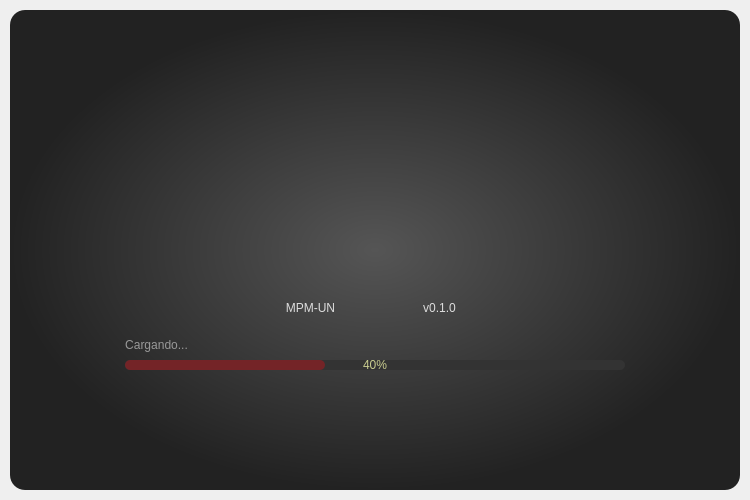
<?xml version="1.0" encoding="UTF-8"?>
<ui version="4.0">
 <class>SplashScreen</class>
 <widget class="QMainWindow" name="SplashScreen">
  <property name="geometry">
   <rect>
    <x>0</x>
    <y>0</y>
    <width>750</width>
    <height>500</height>
   </rect>
  </property>
  <property name="windowTitle">
   <string>MainWindow</string>
  </property>
  <property name="windowIcon">
   <iconset>
    <normaloff>../resources/iconos/iconos_logo/Logo_WindowIcon.svg</normaloff>../resources/iconos/iconos_logo/Logo_WindowIcon.svg</iconset>
  </property>
  <property name="styleSheet">
   <string notr="true">/*Colores primarios*/
/* 
gris oscuro		#222222		#333333		#444444
gris claro 		#999999		#DDDDDD
verde claro						#C8CC8E
vinotinto  						#742427
*/
/*Colores secundarios */
/* 
Azules  		#36C9C6		#00BDB9	#77ACA2
rojos		 	#910D3F		#C70039		#F94646
naranjas 		#D34E24		#F28123		#F7F052
*/

/* Funetes/*

/*
italic:				font: italic 9pt &quot;Ubuntu&quot;;
regular:			font: 9pt &quot;Ubuntu&quot;;
light:				font: 300 9pt &quot;Ubuntu&quot;;
medium:			font: 500 9pt &quot;Ubuntu&quot;;
bold:				font: 700 9pt &quot;Ubuntu&quot;;
*/

/****************************************************************************************************************************************************/


QMainWindow#SplashScreen{
}
QFrame#frame_background{
	background-color: qradialgradient(spread:pad, cx:0.5, cy:0.5, radius:0.5, fx:0.5, fy:0.5, stop:0 rgba(85, 85, 85, 255), stop:1 rgba(34, 34, 34, 255));
	border-radius:15px;
}


QLabel#label_title{
	background-color: transparent;	
	font: 700 70pt &quot;Ubuntu&quot;;	
	color: #DDDDDD;
}
QLabel#label_version{
	background-color: transparent;	
	font: 500 20pt &quot;Ubuntu&quot;;	
	color: #DDDDDD;
}
QLabel#label_info{
	background-color: transparent;	
	font: italic 10pt &quot;Ubuntu&quot;;	
	color: #999999;

}




QProgressBar#progressBar_load{
	background-color: #333333;
	color: #C8CC8E;
	border-radius: 5px;	
	text-align: center;		
	font: 7pt &quot;Ubuntu&quot;;	
}
QProgressBar#progressBar_load::chunk{
	background-color:#742427;	
	border-radius: 5px;	
}
</string>
  </property>
  <widget class="QWidget" name="centralwidget">
   <layout class="QVBoxLayout" name="verticalLayout">
    <property name="spacing">
     <number>0</number>
    </property>
    <property name="leftMargin">
     <number>10</number>
    </property>
    <property name="topMargin">
     <number>10</number>
    </property>
    <property name="rightMargin">
     <number>10</number>
    </property>
    <property name="bottomMargin">
     <number>10</number>
    </property>
    <item>
     <widget class="QFrame" name="frame_background">
      <property name="styleSheet">
       <string notr="true"/>
      </property>
      <property name="frameShape">
       <enum>QFrame::StyledPanel</enum>
      </property>
      <property name="frameShadow">
       <enum>QFrame::Raised</enum>
      </property>
      <layout class="QVBoxLayout" name="verticalLayout_6">
       <item>
        <spacer name="verticalSpacer_2">
         <property name="orientation">
          <enum>Qt::Vertical</enum>
         </property>
         <property name="sizeHint" stdset="0">
          <size>
           <width>20</width>
           <height>5</height>
          </size>
         </property>
        </spacer>
       </item>
       <item>
        <layout class="QVBoxLayout" name="verticalLayout_5">
         <property name="spacing">
          <number>20</number>
         </property>
         <item>
          <layout class="QHBoxLayout" name="horizontalLayout_3">
           <item>
            <spacer name="horizontalSpacer_3">
             <property name="orientation">
              <enum>Qt::Horizontal</enum>
             </property>
             <property name="sizeHint" stdset="0">
              <size>
               <width>40</width>
               <height>20</height>
              </size>
             </property>
            </spacer>
           </item>
           <item>
            <layout class="QVBoxLayout" name="verticalLayout_3">
             <item>
              <layout class="QHBoxLayout" name="horizontalLayout_2">
               <item>
                <spacer name="horizontalSpacer">
                 <property name="orientation">
                  <enum>Qt::Horizontal</enum>
                 </property>
                 <property name="sizeHint" stdset="0">
                  <size>
                   <width>40</width>
                   <height>20</height>
                  </size>
                 </property>
                </spacer>
               </item>
               <item>
                <widget class="QLabel" name="label_logo">
                 <property name="sizePolicy">
                  <sizepolicy hsizetype="Fixed" vsizetype="Fixed">
                   <horstretch>0</horstretch>
                   <verstretch>0</verstretch>
                  </sizepolicy>
                 </property>
                 <property name="minimumSize">
                  <size>
                   <width>150</width>
                   <height>150</height>
                  </size>
                 </property>
                 <property name="maximumSize">
                  <size>
                   <width>150</width>
                   <height>150</height>
                  </size>
                 </property>
                 <property name="text">
                  <string/>
                 </property>
                 <property name="pixmap">
                  <pixmap>../resources/iconos/iconos_logo/Logo_V1.svg</pixmap>
                 </property>
                 <property name="scaledContents">
                  <bool>true</bool>
                 </property>
                </widget>
               </item>
               <item>
                <spacer name="horizontalSpacer_2">
                 <property name="orientation">
                  <enum>Qt::Horizontal</enum>
                 </property>
                 <property name="sizeHint" stdset="0">
                  <size>
                   <width>40</width>
                   <height>20</height>
                  </size>
                 </property>
                </spacer>
               </item>
              </layout>
             </item>
             <item>
              <layout class="QHBoxLayout" name="horizontalLayout">
               <item>
                <widget class="QLabel" name="label_title">
                 <property name="text">
                  <string>MPM-UN</string>
                 </property>
                 <property name="alignment">
                  <set>Qt::AlignCenter</set>
                 </property>
                </widget>
               </item>
               <item>
                <layout class="QVBoxLayout" name="verticalLayout_2">
                 <item>
                  <spacer name="verticalSpacer">
                   <property name="orientation">
                    <enum>Qt::Vertical</enum>
                   </property>
                   <property name="sizeHint" stdset="0">
                    <size>
                     <width>20</width>
                     <height>0</height>
                    </size>
                   </property>
                  </spacer>
                 </item>
                 <item>
                  <widget class="QLabel" name="label_version">
                   <property name="text">
                    <string>v0.1.0</string>
                   </property>
                   <property name="alignment">
                    <set>Qt::AlignCenter</set>
                   </property>
                  </widget>
                 </item>
                </layout>
               </item>
              </layout>
             </item>
            </layout>
           </item>
           <item>
            <spacer name="horizontalSpacer_4">
             <property name="orientation">
              <enum>Qt::Horizontal</enum>
             </property>
             <property name="sizeHint" stdset="0">
              <size>
               <width>40</width>
               <height>20</height>
              </size>
             </property>
            </spacer>
           </item>
          </layout>
         </item>
         <item>
          <layout class="QHBoxLayout" name="horizontalLayout_4">
           <property name="spacing">
            <number>10</number>
           </property>
           <item>
            <spacer name="horizontalSpacer_5">
             <property name="orientation">
              <enum>Qt::Horizontal</enum>
             </property>
             <property name="sizeHint" stdset="0">
              <size>
               <width>40</width>
               <height>20</height>
              </size>
             </property>
            </spacer>
           </item>
           <item>
            <layout class="QVBoxLayout" name="verticalLayout_4">
             <property name="spacing">
              <number>5</number>
             </property>
             <item>
              <layout class="QHBoxLayout" name="horizontalLayout_5">
               <item>
                <widget class="QLabel" name="label_info">
                 <property name="sizePolicy">
                  <sizepolicy hsizetype="Preferred" vsizetype="Fixed">
                   <horstretch>0</horstretch>
                   <verstretch>0</verstretch>
                  </sizepolicy>
                 </property>
                 <property name="text">
                  <string>Cargando...</string>
                 </property>
                 <property name="alignment">
                  <set>Qt::AlignCenter</set>
                 </property>
                </widget>
               </item>
               <item>
                <spacer name="horizontalSpacer_7">
                 <property name="orientation">
                  <enum>Qt::Horizontal</enum>
                 </property>
                 <property name="sizeHint" stdset="0">
                  <size>
                   <width>40</width>
                   <height>20</height>
                  </size>
                 </property>
                </spacer>
               </item>
              </layout>
             </item>
             <item>
              <widget class="QProgressBar" name="progressBar_load">
               <property name="minimumSize">
                <size>
                 <width>500</width>
                 <height>10</height>
                </size>
               </property>
               <property name="maximumSize">
                <size>
                 <width>500</width>
                 <height>10</height>
                </size>
               </property>
               <property name="styleSheet">
                <string notr="true"/>
               </property>
               <property name="value">
                <number>40</number>
               </property>
              </widget>
             </item>
            </layout>
           </item>
           <item>
            <spacer name="horizontalSpacer_6">
             <property name="orientation">
              <enum>Qt::Horizontal</enum>
             </property>
             <property name="sizeHint" stdset="0">
              <size>
               <width>40</width>
               <height>20</height>
              </size>
             </property>
            </spacer>
           </item>
          </layout>
         </item>
        </layout>
       </item>
       <item>
        <spacer name="verticalSpacer_3">
         <property name="orientation">
          <enum>Qt::Vertical</enum>
         </property>
         <property name="sizeHint" stdset="0">
          <size>
           <width>20</width>
           <height>5</height>
          </size>
         </property>
        </spacer>
       </item>
      </layout>
     </widget>
    </item>
   </layout>
  </widget>
 </widget>
 <resources/>
 <connections/>
</ui>
